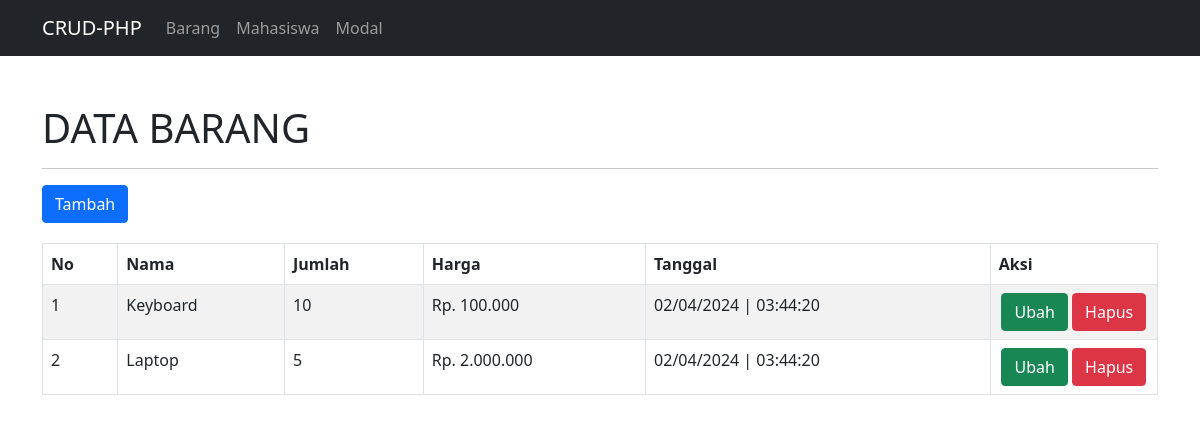
Before: / with the older database file.
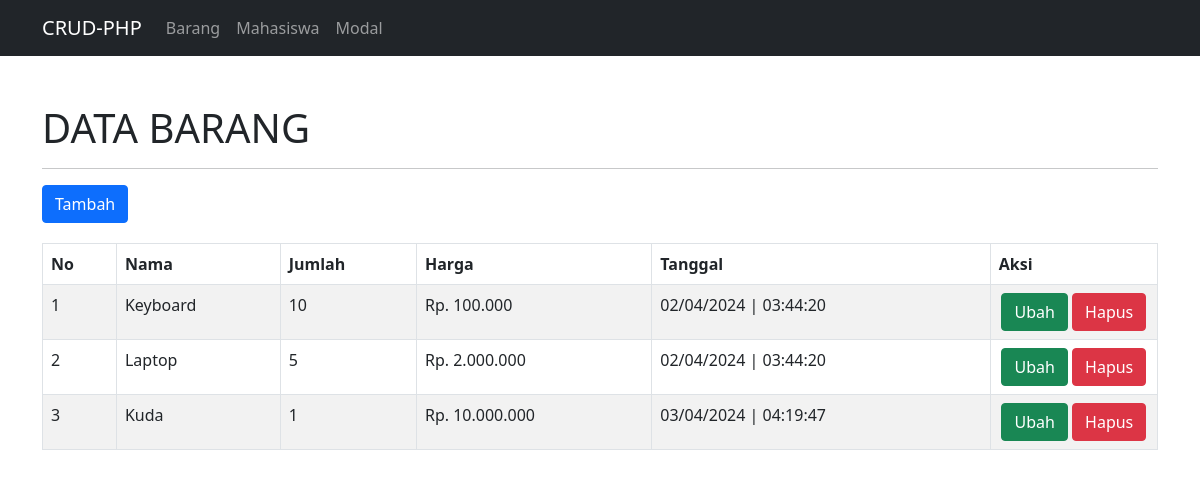
After: the same page with the newer database file.
### tables this page shows
CREATE TABLE `barang` (
  `id_barang` int(11) NOT NULL,
  `nama` varchar(50) NOT NULL,
  `jumlah` varchar(50) NOT NULL,
  `harga` varchar(50) NOT NULL,
  `tanggal` timestamp NOT NULL DEFAULT current_timestamp() ON UPDATE current_timestamp()
);

### config/controller.php (called while the page is built, shortened)
<?php
function select($query)
{
    global $db;
    $result = mysqli_query($db, $query);
    $rows = [];
    while ($row = mysqli_fetch_assoc($result)) {
        $rows[] = $row;
    }
    return $rows;
}

### index.php (the view)
<?php
include 'layout/header.php';
$data_barang = select("SELECT * FROM barang ORDER BY id_barang ASC");
?>
<div class="container mt-5">
  <h1>DATA BARANG</h1>
  <hr>
  <a href="tambah-barang.php" class="btn btn-primary mb-1">Tambah</a>
  <table class="table table-bordered table-striped mt-3">
    <thead>
      <th>No</th>
      <th>Nama</th>
      <th>Jumlah</th>
      <th>Harga</th>
      <th>Tanggal</th>
      <th>Aksi</th>
    </thead>
    <tbody>
      <?php $no = 1; ?>
      <?php foreach ($data_barang as $barang): ?>
        <tr>
          <td>
            <?= $no++; ?>
          </td>
          <td>
            <?= $barang['nama']; ?>
          </td>
          <td>
            <?= $barang['jumlah']; ?>
          </td>
          <td>Rp.
            <?= number_format($barang['harga'], 0, ',', '.'); ?>
          </td>
          <td>
            <?= date('d/m/Y | H:i:s', strtotime($barang['tanggal'])); ?>
          </td>
          <td width="15%" class="text-center">
            <a href="ubah-barang.php?id_barang=<?= $barang['id_barang']; ?>" class="btn btn-success">Ubah</a>
            <a href="hapus-barang.php?id_barang=<?= $barang['id_barang']; ?>" class="btn btn-danger" onclick="return confirm('Yakin Data Barang Akan Dihapus.?');">Hapus</a>
          </td>
        </tr>
      <?php endforeach; ?>
    </tbody>
  </table>
</div>
<?php include 'layout/footer.php'; ?>

### layout/header.php (shortened to what this page needs)
<!doctype html>
<html lang="en">
<head>
 <link href="https://cdn.jsdelivr.net/npm/bootstrap@5.0.2/dist/css/bootstrap.min.css" rel="stylesheet"
>
</head>
<body>
 <div>
  <nav class="navbar navbar-expand-lg navbar-dark bg-dark">
   <div class="container">
    <a class="navbar-brand" href="#">CRUD-PHP</a>
    <div class="collapse navbar-collapse" id="navbarNav">
     <ul class="navbar-nav">
      <li class="nav-item">
       <a class="nav-link" href="index.php">Barang</a>
      </li>
      <li class="nav-item">
       <a class="nav-link" href="#">Mahasiswa</a>
      </li>
      <li class="nav-item">
       <a class="nav-link" href="#">Modal</a>
      </li>
     </ul>
    </div>
   </div>
  </nav>
 </div>

### layout/footer.php (shortened to what this page needs)
</body>
</html>

Changed rows visible on the page:
added barang: nama "Kuda", jumlah "1", harga "10.000.000", tanggal "03/04/2024 | 04:19:47"
